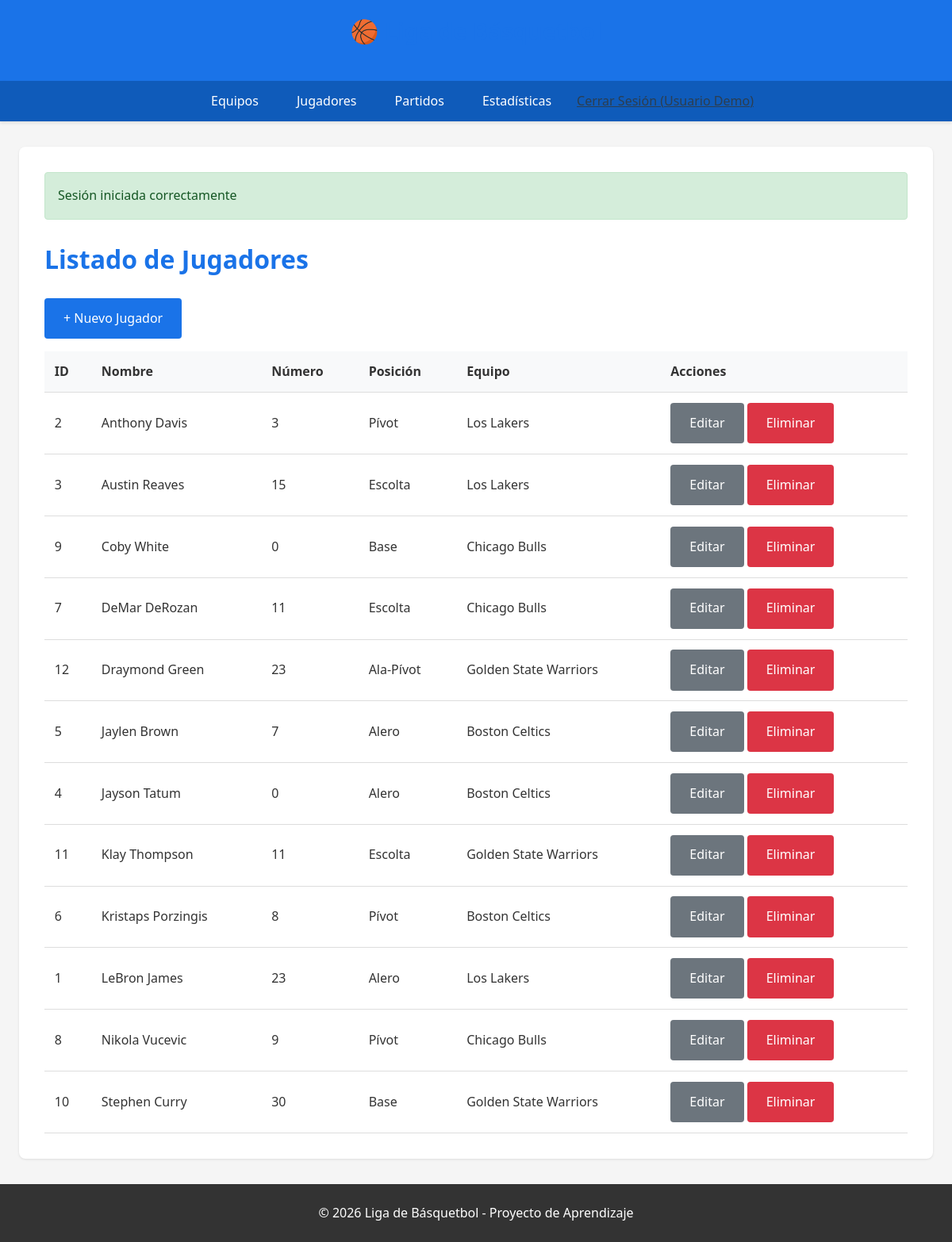
Screenshot of /public/?controller=Jugadores&action=index (signed in) with the database file from the repository.
### tables this page shows
CREATE TABLE IF NOT EXISTS jugadores (
  id INT UNSIGNED AUTO_INCREMENT PRIMARY KEY,
  nombre VARCHAR(100) NOT NULL COMMENT 'Nombre completo del jugador',
  numero INT UNSIGNED NULL COMMENT 'Número de camiseta',
  posicion VARCHAR(50) NULL COMMENT 'Posición: Base/Escolta/Alero/Ala-Pívot/Pívot',
  equipo_id INT UNSIGNED NOT NULL COMMENT 'Equipo al que pertenece (FK)',
  creado_en DATETIME DEFAULT CURRENT_TIMESTAMP,
  KEY idx_jugador_equipo (equipo_id),
   
   
  UNIQUE KEY uq_jugador_camiseta (equipo_id, numero),
  CONSTRAINT fk_jugador_equipo FOREIGN KEY (equipo_id) REFERENCES equipos(id) ON DELETE RESTRICT ON UPDATE CASCADE
);

CREATE TABLE IF NOT EXISTS equipos (
  id INT UNSIGNED AUTO_INCREMENT PRIMARY KEY,
  nombre VARCHAR(100) NOT NULL COMMENT 'Nombre del equipo',
  ciudad VARCHAR(100) NOT NULL COMMENT 'Ciudad de origen',
  fundacion YEAR NULL COMMENT 'Año de fundación (opcional)',
  creado_en DATETIME DEFAULT CURRENT_TIMESTAMP,
   
   
  UNIQUE KEY uq_equipo_nombre (nombre)
);

### app/core/Controller.php (called while the page is built, shortened)
<?php
class Controller {
    protected function view(string $vista, array $datos = []): void {
        require __DIR__ . '/../views/layouts/main.php';
    }
}

### app/controllers/JugadoresController.php (called while the page is built, shortened)
<?php
class JugadoresController extends Controller {
    private Jugador $jugadorModel;
    public function __construct() {
        require_once __DIR__ . '/../models/Jugador.php';
        $this->jugadorModel = new Jugador();
    }
    public function index(): void {
        $jugadores = $this->jugadorModel->obtenerTodos();
        $this->view('jugadores/index', [
            'titulo' => 'Listado de Jugadores',
            'jugadores' => $jugadores
        ]);
    }
}

### app/core/Router.php (called while the page is built, shortened)
<?php
class Router {
    private string $actionNombre = 'index';
    private array $params = [];
    private ?object $controllerObjeto = null;
    public function __construct() {
        $this->executeAction();
    }
    private function parseUrl(): void {
        $accion      = strtolower(trim(get('action', 'index')));
        $this->actionNombre = $accion;
        $this->params = [];
    }
    private function loadController(): void {
        $this->controllerObjeto = new $nombreClase();
    }
    private function executeAction(): void {
        call_user_func_array(
            [$this->controllerObjeto, $this->actionNombre],
            [$this->params]
        );
    }
}

### public/index.php (called while the page is built, shortened)
<?php
require_once __DIR__ . '/../app/core/helpers.php';
require_once __DIR__ . '/../app/core/Database.php';
require_once __DIR__ . '/../app/core/Model.php';
require_once __DIR__ . '/../app/core/Controller.php';
require_once __DIR__ . '/../app/core/Router.php';
new Router();

### app/core/helpers.php (called while the page is built, shortened)
<?php
function e($valor): string {
    return htmlspecialchars((string)($valor ?? ''), ENT_QUOTES, 'UTF-8');
}

### app/core/Database.php (called while the page is built, shortened)
<?php
class Database {
    private static ?PDO $instancia = null;
    public static function getConexion(): PDO {
        if (self::$instancia === null) {
            try {
                $dsn = 'mysql:host=' . DB_HOST . ';dbname=' . DB_NAME . ';charset=' . DB_CHARSET;
                $opciones = [
                    PDO::ATTR_ERRMODE            => PDO::ERRMODE_EXCEPTION,
                    PDO::ATTR_DEFAULT_FETCH_MODE => PDO::FETCH_ASSOC,
                    PDO::ATTR_EMULATE_PREPARES   => false,
                    PDO::ATTR_PERSISTENT         => false,
                ];
                self::$instancia = new PDO($dsn, DB_USER, DB_PASS, $opciones);
            } catch (PDOException $e) {
                error_log('[ProyectoBasket] Error de conexión a la base de datos: ' . $e->getMessage());
                if (!headers_sent()) {
                    http_response_code(500);
                    header('Content-Type: text/html; charset=utf-8');
                }
                echo '<!DOCTYPE html><html lang="es"><head><meta charset="utf-8">'
                    . '<title>Servicio no disponible</title></head><body>'
                    . '<h1>Servicio no disponible</h1>'
                    . '<p>No se pudo conectar con la base de datos. Inténtalo más tarde.</p>'
                    . '</body></html>';
                exit;
            }
        }
        return self::$instancia;
    }
}

### app/core/Model.php (called while the page is built, shortened)
<?php
class Model {
    public function __construct() {
        $this->db = Database::getConexion();
    }
}

### app/models/Jugador.php (called while the page is built, shortened)
<?php
class Jugador extends Model {
    protected string $tabla = 'jugadores';
    public function obtenerTodos(): array {
        $sql = "SELECT j.*, e.nombre AS nombre_equipo
                FROM {$this->tabla} j
                LEFT JOIN equipos e ON e.id = j.equipo_id
                ORDER BY j.nombre ASC";
        $stmt = $this->db->prepare($sql);
        $stmt->execute();
        return $stmt->fetchAll();
    }
}

### app/views/jugadores/index.php (the view, shortened to what this page needs)
<h1>Listado de Jugadores</h1>
<div class="actions">
    <a href="<?= BASE_URL ?>?controller=Jugadores&action=crear" class="btn">+ Nuevo Jugador</a>
</div>
<?php if (empty($jugadores)): ?>
    <p class="text-center">No hay jugadores registrados aún.</p>
<?php else: ?>
    <table>
        <thead>
            <tr>
                <th>ID</th>
                <th>Nombre</th>
                <th>Número</th>
                <th>Posición</th>
                <th>Equipo</th>
                <th>Acciones</th>
            </tr>
        </thead>
        <tbody>
            <?php foreach ($jugadores as $jugador): ?>
                <tr>
                    <td><?= e($jugador['id']) ?></td>
                    <td><?= e($jugador['nombre']) ?></td>
                    <td><?= e($jugador['numero'] ?? '-') ?></td>
                    <td><?= e($jugador['posicion'] ?? '-') ?></td>
                    <td><?= e($jugador['nombre_equipo'] ?? '-') ?></td>
                    <td>
                        <a href="<?= BASE_URL ?>?controller=Jugadores&action=editar&id=<?= $jugador['id'] ?>" class="btn btn-secondary">Editar</a>
                                                <form action="<?= BASE_URL ?>?controller=Jugadores&action=eliminar" method="POST" class="inline-form"
                              onsubmit="return confirm('¿Eliminar este jugador?');">
                            <button type="submit" class="btn btn-danger">Eliminar</button>
                        </form>
                    </td>
                </tr>
            <?php endforeach; ?>
        </tbody>
    </table>
<?php endif; ?>

### app/views/layouts/main.php (shortened to what this page needs)
<!DOCTYPE html>
<html lang="es">
<head>
    <link rel="stylesheet" href="<?= BASE_URL ?>css/styles.css">
</head>
<body>
    <header>
        <h1>🏀 Liga de Básquetbol</h1>
    </header>
    <nav>
        <ul>
            <?php if (isset($_SESSION['logueado']) && $_SESSION['logueado']): ?>
                <li><a href="<?= BASE_URL ?>?controller=Equipos&action=index">Equipos</a></li>
                <li><a href="<?= BASE_URL ?>?controller=Jugadores&action=index">Jugadores</a></li>
                <li><a href="<?= BASE_URL ?>?controller=Partidos&action=index">Partidos</a></li>
                <li><a href="<?= BASE_URL ?>?controller=Estadisticas&action=index">Estadísticas</a></li>
                <li>
                    <form action="<?= BASE_URL ?>?controller=Auth&action=logout" method="POST" class="inline-form">
                        <button type="submit" class="btn-link">Cerrar Sesión (<?= e($_SESSION['nombre']) ?>)</button>
                    </form>
                </li>
            <?php else: ?>
                <li><a href="<?= BASE_URL ?>?controller=Auth&action=index">Iniciar Sesión</a></li>
                <li><a href="<?= BASE_URL ?>?controller=Auth&action=register">Registrarse</a></li>
            <?php endif; ?>
        </ul>
    </nav>
    <main>
        <div class="container">
            <?php if (isset($_SESSION['exito'])): ?>
                <div class="alert alert-success">
                    <?= e($_SESSION['exito']) ?>
                </div>
            <?php endif; ?>
            <?php
            $vistaArchivo = __DIR__ . '/../' . $vista . '.php';
            if (is_file($vistaArchivo)) {
                require_once $vistaArchivo;
            } else {
                echo '<h2>Error: Vista no encontrada</h2>';
            }
            ?>
        </div>
    </main>
    <footer>
        <p>&copy; 2026 Liga de Básquetbol - Proyecto de Aprendizaje</p>
    </footer>
</body>
</html>

### public/css/styles.css (style rules this page uses)
* { margin: 0; padding: 0; box-sizing: border-box; }
body { font-family: 'Segoe UI', Tahoma, Geneva, Verdana, sans-serif; line-height: 1.6; background-color: #f5f5f5; color: #333; }
header { background-color: #1a73e8; color: white; padding: 1rem 0; text-align: center; box-shadow: 0 2px 4px rgba(0,0,0,0.1); }
header h1 { font-size: 1.8rem; }
nav { background-color: #0f5bba; padding: 0.8rem; box-shadow: 0 2px 4px rgba(0,0,0,0.1); }
nav ul { list-style: none; display: flex; justify-content: center; flex-wrap: wrap; gap: 1rem; }
nav ul li a { color: white; text-decoration: none; padding: 0.5rem 1rem; border-radius: 4px; transition: background-color 0.3s; }
main { max-width: 1200px; margin: 2rem auto; padding: 0 1.5rem; min-height: 70vh; }
.container { background-color: white; padding: 2rem; border-radius: 8px; box-shadow: 0 1px 3px rgba(0,0,0,0.1); }
h1, h2, h3 { color: #1a73e8; margin-bottom: 1.5rem; }
table { width: 100%; border-collapse: collapse; margin-top: 1rem; background-color: white; }
table th, table td { padding: 0.8rem; text-align: left; border-bottom: 1px solid #ddd; }
table th { background-color: #f8f9fa; font-weight: 600; color: #333; }
form { max-width: 600px; margin: 0 auto; }
.btn { display: inline-block; padding: 0.8rem 1.5rem; background-color: #1a73e8; color: white; border: none; border-radius: 4px; text-decoration: none; cursor: pointer; font-size: 1rem; transition: background-color 0.3s; }
.btn-secondary { background-color: #6c757d; }
.btn-danger { background-color: #dc3545; }
.alert { padding: 1rem; border-radius: 4px; margin-bottom: 1.5rem; }
.alert-success { background-color: #d4edda; color: #155724; border: 1px solid #c3e6cb; }
.actions { margin-top: 1.5rem; display: flex; gap: 0.8rem; flex-wrap: wrap; }
footer { background-color: #333; color: white; text-align: center; padding: 1.5rem; margin-top: 2rem; }
.inline-form { display: inline; margin: 0; }
.inline-form .btn, .btn-link { cursor: pointer; font: inherit; }
.btn-link { background: none; border: none; color: #2c3e50; padding: 0; text-decoration: underline; }

### rows the page displays
jugadores: id "2", nombre "Anthony Davis", numero "3", posicion "Pívot", equipo.nombre "Los Lakers"
jugadores: id "3", nombre "Austin Reaves", numero "15", posicion "Escolta", equipo.nombre "Los Lakers"
jugadores: id "9", nombre "Coby White", numero "0", posicion "Base", equipo.nombre "Chicago Bulls"
jugadores: id "7", nombre "DeMar DeRozan", numero "11", posicion "Escolta", equipo.nombre "Chicago Bulls"
jugadores: id "12", nombre "Draymond Green", numero "23", posicion "Ala-Pívot", equipo.nombre "Golden State Warriors"
jugadores: id "5", nombre "Jaylen Brown", numero "7", posicion "Alero", equipo.nombre "Boston Celtics"
jugadores: id "4", nombre "Jayson Tatum", numero "0", posicion "Alero", equipo.nombre "Boston Celtics"
jugadores: id "11", nombre "Klay Thompson", numero "11", posicion "Escolta", equipo.nombre "Golden State Warriors"
jugadores: id "6", nombre "Kristaps Porzingis", numero "8", posicion "Pívot", equipo.nombre "Boston Celtics"
jugadores: id "1", nombre "LeBron James", numero "23", posicion "Alero", equipo.nombre "Los Lakers"
jugadores: id "8", nombre "Nikola Vucevic", numero "9", posicion "Pívot", equipo.nombre "Chicago Bulls"
jugadores: id "10", nombre "Stephen Curry", numero "30", posicion "Base", equipo.nombre "Golden State Warriors"

### other values shown
$_SESSION['nombre'] "Usuario Demo"
$_SESSION['exito'] "Sesión iniciada correctamente"
